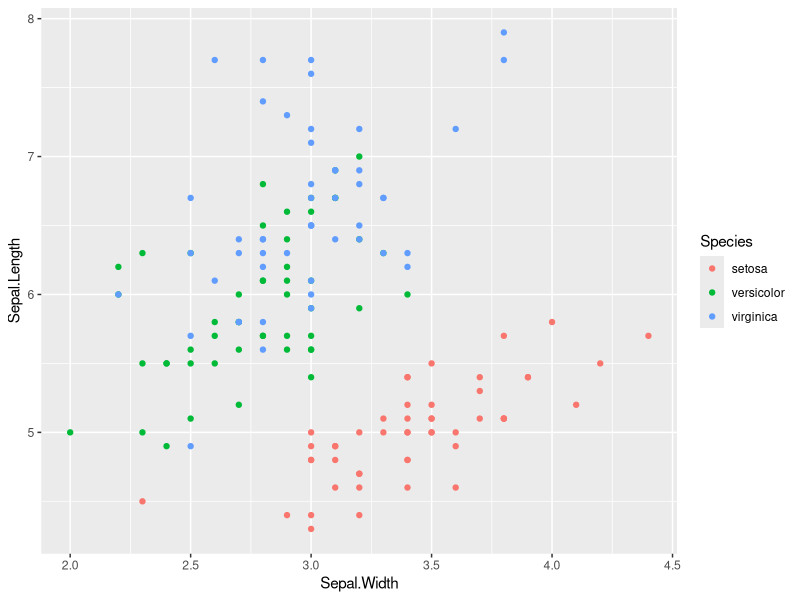
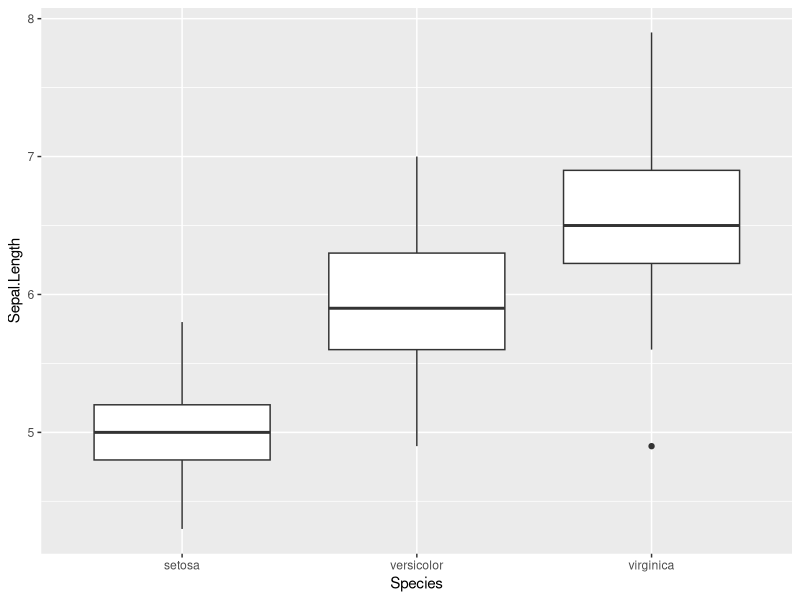
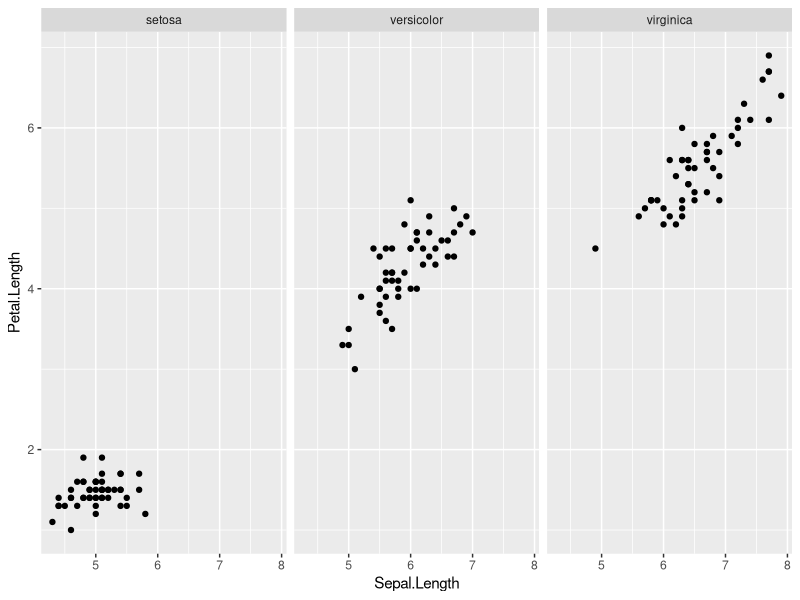
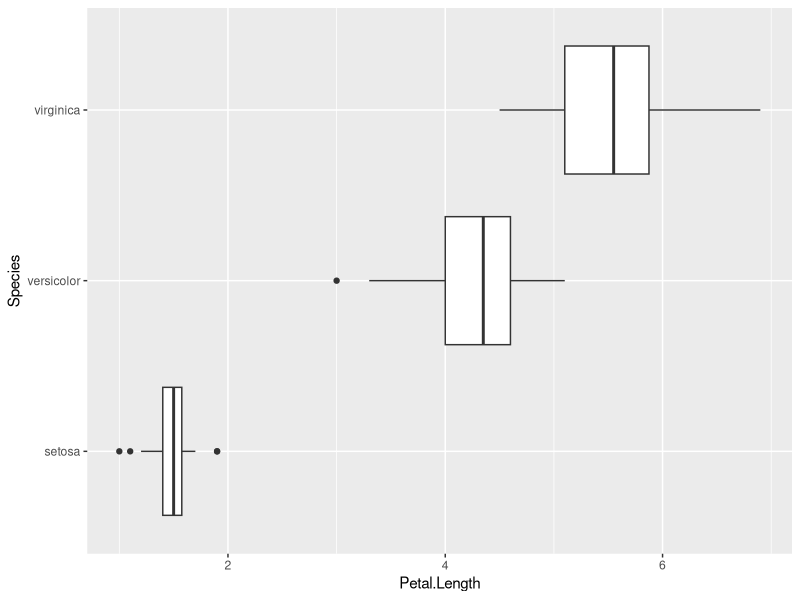
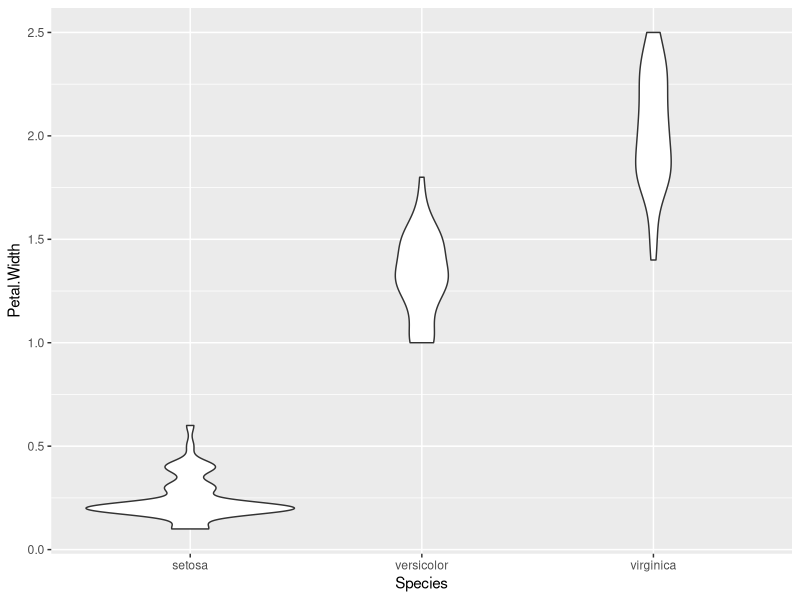
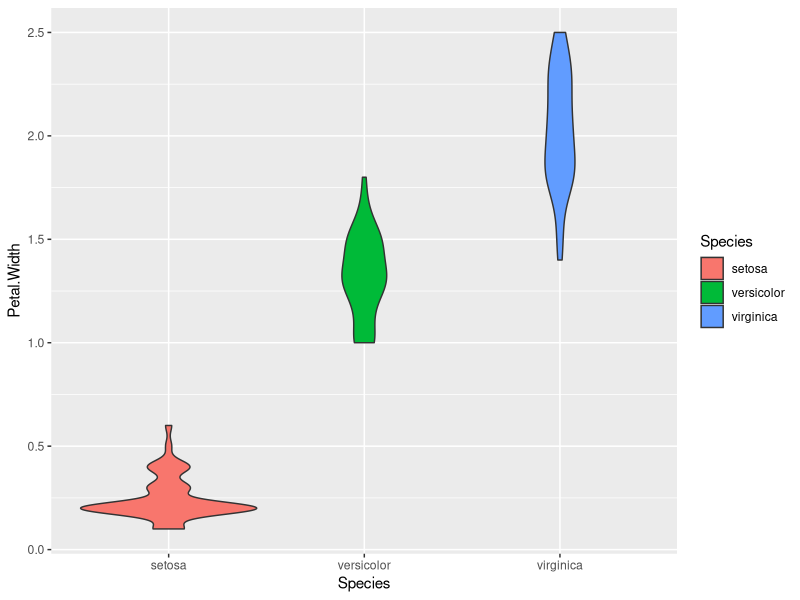
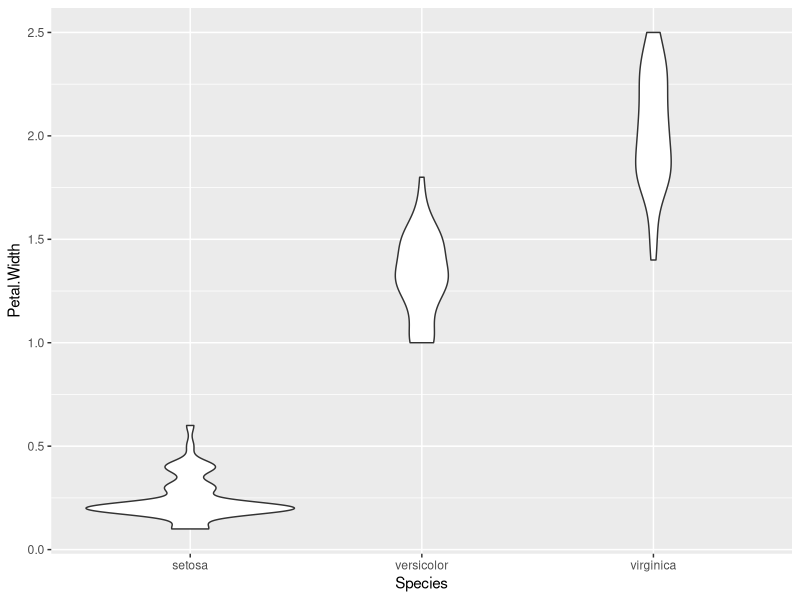
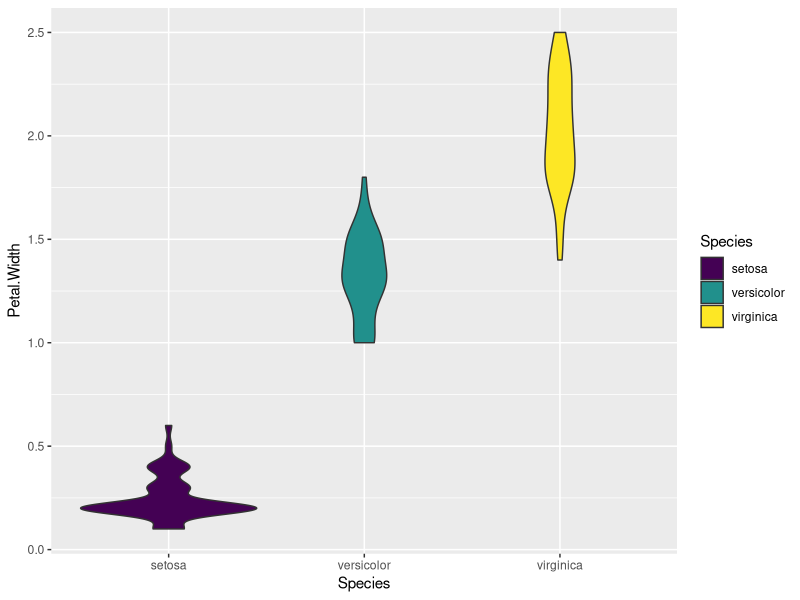

Write R code to recreate these figures, in order.
## ---- chunk 1
knitr::opts_chunk$set(echo = TRUE, message = FALSE)
## ---- chunk 2
#install.packages("tidyverse")
library(tidyverse)
## ---- chunk 3
iris <- iris
head(iris)
## ---- chunk 4
ggplot(data = iris, mapping = aes(x = Sepal.Width, y = Sepal.Length)) +
  geom_point(mapping = aes(color = Species))
## ---- chunk 5
ggplot(data = iris, mapping = aes(x = Species, y = Sepal.Length)) + 
  geom_boxplot()
## ---- chunk 6
ggplot(data = iris, mapping = aes(x = Sepal.Length, y = Petal.Length)) +
  geom_point() + 
  facet_wrap(vars(Species))
## ---- chunk 7
ggplot(data = iris, mapping = aes(x = Species, y = Petal.Length)) + 
  geom_boxplot() + 
  coord_flip()
## ---- chunk 8
ggplot(data = iris, aes(x = Species, y = Petal.Width)) +
  geom_violin()
## ---- chunk 9
ggplot(data = iris, aes(x = Species, y = Petal.Width)) +
  geom_violin(aes(fill = Species))
## ---- chunk 10
ggplot(data = iris, aes(x = Species, y = Petal.Width)) +
  geom_violin()
## ---- chunk 11
ggplot(data = iris, aes(x = Species, y = Petal.Width)) +
  geom_violin(aes(fill = Species)) + 
  scale_fill_viridis_d()
## ---- chunk 12
ggplot(data = iris, aes(x = Species, y = Petal.Width)) +
  geom_violin()
## ---- chunk 13
ggplot(data = iris, aes(x = Species, y = Petal.Width)) +
  geom_violin(aes(fill = Species)) + 
  scale_fill_brewer()
## ---- chunk 14
ggplot(data = iris, aes(x = Species, y = Petal.Width)) +
  geom_violin(aes(fill = Species)) + 
  scale_fill_brewer(palette = "Accent") 
## ---- chunk 15
ggplot(data = iris, aes(x = Species, y = Petal.Width)) +
  geom_violin(aes(fill = Species)) + 
  theme_bw()
## ---- chunk 16
ggplot(data = iris, aes(x = Species, y = Petal.Width)) +
  geom_violin(aes(fill = Species)) + 
  theme_classic()
## ---- chunk 17
ggplot(data = iris, aes(x = Species, y = Petal.Width)) +
  geom_violin(aes(fill = Species)) + 
  theme_dark()
